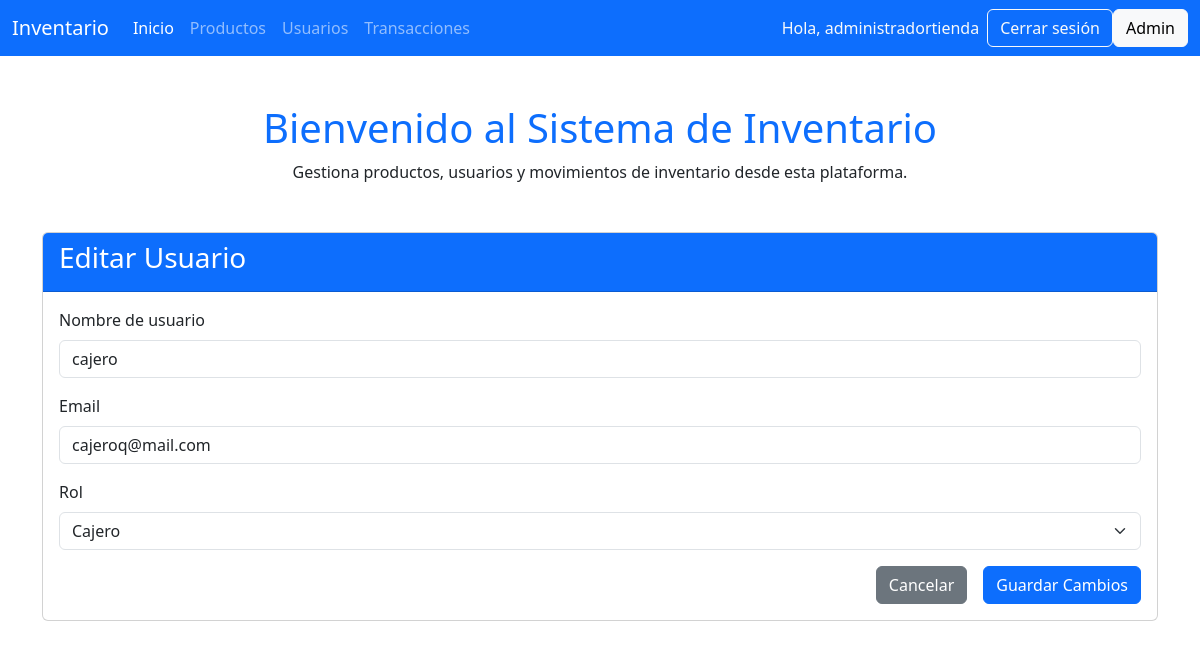
The page /usuarios/editar/14/ (signed in) on the database its author committed.
### inventario/models.py (models this page shows, shortened)
class Usuario(AbstractUser):
    ROLES = (
        ('ADMIN', 'Administrador'),
        ('CAJERO', 'Cajero'),
        ('BODEGA', 'Bodeguero'),
    )
    rol = models.CharField(max_length=10, choices=[('ADMIN', 'Administrador'), ('CAJERO', 'Cajero'), ('BODEGA', 'Bodeguero')])
    @property
    def es_admin(self):
        return self.rol == 'ADMIN'
    def puede_editar(self, user):
        return user.es_admin

### inventario/views.py (the view)
# urls.py: path('usuarios/editar/<int:pk>/', views.editar_usuario, name='editar_usuario'),
@login_required
def editar_usuario(request, pk):
    usuario_editar = get_object_or_404(Usuario, pk=pk)
    if not usuario_editar.puede_editar(request.user):
        return redirect('usuario_list')
    if request.method == 'POST':
        usuario_editar.username = request.POST.get('username')
        usuario_editar.email = request.POST.get('email')
        usuario_editar.rol = request.POST.get('rol')
        usuario_editar.save()
        return redirect('usuario_list')
    context = {'usuario_editar': usuario_editar}
    return render(request, 'inventario/editar_usuario.html', context)

### inventario/templates/inventario/editar_usuario.html (shortened to what this page needs)
{% include 'inventario/inicio.html' %}
<div class="container mt-5">
    <div class="card">
        <div class="card-header bg-primary text-white">
            <h3>Editar Usuario</h3>
        </div>
        <div class="card-body">
            <form method="post">
                <div class="mb-3">
                    <label class="form-label">Nombre de usuario</label>
                    <input type="text" name="username" class="form-control" value="{{ usuario_editar.username }}" required>
                </div>
                <div class="mb-3">
                    <label class="form-label">Email</label>
                    <input type="email" name="email" class="form-control" value="{{ usuario_editar.email }}" required>
                </div>
                <div class="mb-3">
                    <label class="form-label">Rol</label>
                    <select name="rol" class="form-select" required>
                        <option value="CAJERO" {% if usuario_editar.rol == 'CAJERO' %}selected{% endif %}>Cajero</option>
                    </select>
                </div>
                <div class="d-grid gap-2 d-md-flex justify-content-md-end">
                    <a href="{% url 'usuario_list' %}" class="btn btn-secondary me-md-2">Cancelar</a>
                    <button type="submit" class="btn btn-primary">Guardar Cambios</button>
                </div>
            </form>
        </div>
    </div>
</div>

### inventario/templates/inventario/inicio.html (shortened to what this page needs)
<!DOCTYPE html>
<html lang="es">
<head>
    <link href="https://cdn.jsdelivr.net/npm/bootstrap@5.3.3/dist/css/bootstrap.min.css" rel="stylesheet">
</head>
<body>
    <nav class="navbar navbar-expand-lg navbar-dark bg-primary">
        <div class="container-fluid">
            <a class="navbar-brand" href="/">Inventario</a>
            <div class="collapse navbar-collapse" id="navbarNav">
                <ul class="navbar-nav me-auto">
                    <li class="nav-item">
                        <a class="nav-link active" href="/">Inicio</a>
                    </li>
                    <li class="nav-item">
                        <a class="nav-link" href="/productos/">Productos</a>
                    </li>
                    <li class="nav-item">
                        <a class="nav-link" href="/usuarios/">Usuarios</a>
                    </li>
                    <li class="nav-item">
                        <a class="nav-link" href="/transacciones/">Transacciones</a>
                    </li>
                </ul>
                 {% if user.is_authenticated %}
        <span class="navbar-text text-light me-2">
            Hola, {{ user.username }}
        </span>
        <a href="{% url 'logout' %}" class="btn btn-outline-light">Cerrar sesión</a>
    {% else %}
        <a href="{% url 'login' %}" class="btn btn-light">Login</a>
    {% endif %}
</div>
                <a href="/admin/" class="btn btn-light">Admin</a>
            </div>
    </nav>
    <div class="container mt-5">
        <h1 class="text-center text-primary">Bienvenido al Sistema de Inventario</h1>
        <p class="text-center">Gestiona productos, usuarios y movimientos de inventario desde esta plataforma.</p>
    </div>
</body>
</html>

### rows shown on the page
Usuario: username "administradortienda"
Usuario: username "cajero", email "cajeroq@mail.com", rol "Cajero"
